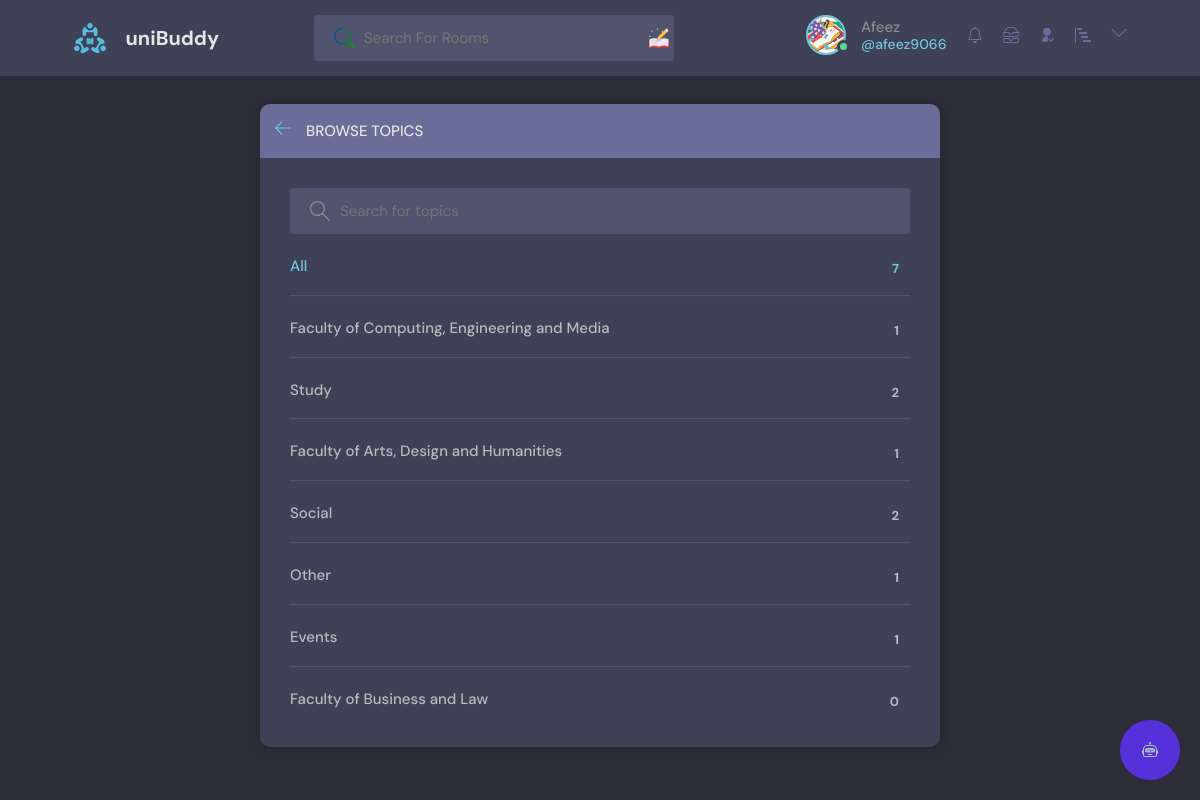
/topics/ (signed in), run on the app's committed database.
### base/models.py (models this page shows, shortened)
class User(AbstractUser):
    name = models.CharField(max_length=200, null=True)
    email = models.EmailField(unique=True, null=True)
    bio = models.TextField(null=True)
    avatar = models.ImageField(null=True, default="avatar.svg")
    followers = models.ManyToManyField('self', related_name='following', blank=True, symmetrical=False)
    follower_count = models.IntegerField(default=0)
    last_checked = models.DateTimeField(auto_now_add=True)
    badges = models.ManyToManyField('base.Badge', blank=True)
    USERNAME_FIELD = 'email'
    REQUIRED_FIELDS = []

class Topic(models.Model):
    name = models.CharField(max_length=200)

### base/views.py (the view)
# urls.py: path('topics/', views.topicsPage, name="topics"),
def topicsPage(request):
    q = request.GET.get('q') if request.GET.get('q') != None else ''
    topics = Topic.objects.filter(name__icontains=q)
    return render(request, 'base/topics.html', {'topics': topics})

### base/templatetags/custom_tags.py (called while the page is built)
@register.simple_tag
def unread_messages_count(user):
    return user.messages.filter(is_read=False).count()

### base/templatetags/notification_tags.py (called while the page is built)
@register.simple_tag
def unread_notifications_count(user):
    last_checked = user.last_checked
    return Notification.objects.filter(receiver=user, created_at__gt=last_checked).count()

### base/templates/base/topics.html (shortened to what this page needs)
{% extends 'main.html' %}
{% block content %}
<main class="create-room layout">
  <div class="container">
    <div class="layout__box">
      <div class="layout__boxHeader">
        <div class="layout__boxTitle">
          <a href="{% url 'home' %}">
            <svg version="1.1" xmlns="http://www.w3.org/2000/svg" width="32" height="32" viewBox="0 0 32 32">
              <title>arrow-left</title>
              <path
                d="M13.723 2.286l-13.723 13.714 13.719 13.714 1.616-1.611-10.96-10.96h27.625v-2.286h-27.625l10.965-10.965-1.616-1.607z">
              </path>
            </svg>
          </a>
          <h3>Browse Topics</h3>
        </div>
      </div>
      <div class="topics-page layout__body">
        <form action="" method="GET" class="header__search">
          <label>
            <input name="q" placeholder="Search for topics" />
          </label>
        </form>
        <ul class="topics__list">
          <li>
            <a href="{% url 'topics' %}" class="active">All <span>{{topics.count}}</span></a>
          </li>
          {% for topic in topics %}
          <li>
            <a href="{% url 'home' %}?q={{topic.name}}">{{ topic.name }} <span>{{topic.room_set.all.count}}</span></a>
          </li>
          {% endfor %}
        </ul>
      </div>
    </div>
  </div>
</main>
{% endblock content %}

### templates/navbar.html (shortened to what this page needs)
{% load static %}
{% load static custom_tags %}
{% load static notification_tags %}
<header class="header header--loggedIn">
    <div class="container">
        <a href="{% url 'home' %}" class="header__logo">
            <img src="{% static 'images/logo.svg' %}" />
            <h1>uniBuddy</h1>
        </a>
        <form class="header__search" method="GET" action="{% url 'home' %}">
            <label>
                <input name="q" placeholder="Search For Rooms" />
                <div class="search-addon"></div>
            </label>
        </form>
        <nav class="header__menu">
            {% if request.user.is_authenticated %}
            <div class="header__user">
                <a href="{% url 'user-profile' request.user.id %}">
                    <div class="avatar avatar--medium active">
                        <img src="{{request.user.avatar.url}}" />
                    </div>
                    <p>{{request.user.name}} <span>@{{request.user.username}}</span></p>
                    <a href="{% url 'get_notifications' %}">
                    </a>
                    <a href="{% url 'inbox' %}">
                    </a>
                </a>
                <a href="{% url 'follower_list' request.user.id %}">
                    <svg xmlns="http://www.w3.org/2000/svg" viewBox="0 0 24 24"> <g> <path fill="none" d="M0 0h24v24H0z"/>
                        <path d="M13 14.062V22H4a8 8 0 0 1 9-7.938zM12 13c-3.315 0-6-2.685-6-6s2.685-6 6-6 6 2.685 6 6-2.685 6-6 6zm5.793 6.914l3.535-3.535 1.415 1.414-4.95 4.95-3.536-3.536 1.415-1.414 2.12 2.121z"/> </g>
                    </svg>
                </a>
                <a href="{% url 'leaderboard' %}">
                </a>
                <button class="dropdown-button">
                    <svg version="1.1" xmlns="http://www.w3.org/2000/svg" width="32" height="32" viewBox="0 0 32 32">
                        <title>chevron-down</title>
                        <path d="M16 21l-13-13h-3l16 16 16-16h-3l-13 13z"></path>
                    </svg>
                </button>
            </div>
            {% else %}
            <a href="{% url 'login' %}">
                <img src="{% static 'images/avatar.svg' %}" />
                <p>Login</p>
            </a>
            {% endif %}
        </nav>
    </div>
</header>

### data on the page
User: user.avatar (picture), user.name "Afeez", user.username "afeez9066"
Topic: name "Faculty of Computing, Engineering and Media", room_set.all.count "1"
Topic: name "Study", room_set.all.count "2"
Topic: name "Faculty of Arts, Design and Humanities", room_set.all.count "1"
Topic: name "Social", room_set.all.count "2"
Topic: name "Other", room_set.all.count "1"
Topic: name "Events", room_set.all.count "1"
Topic: name "Faculty of Business and Law", room_set.all.count "0"

### other printed values
{{ topics.count }} "7"
